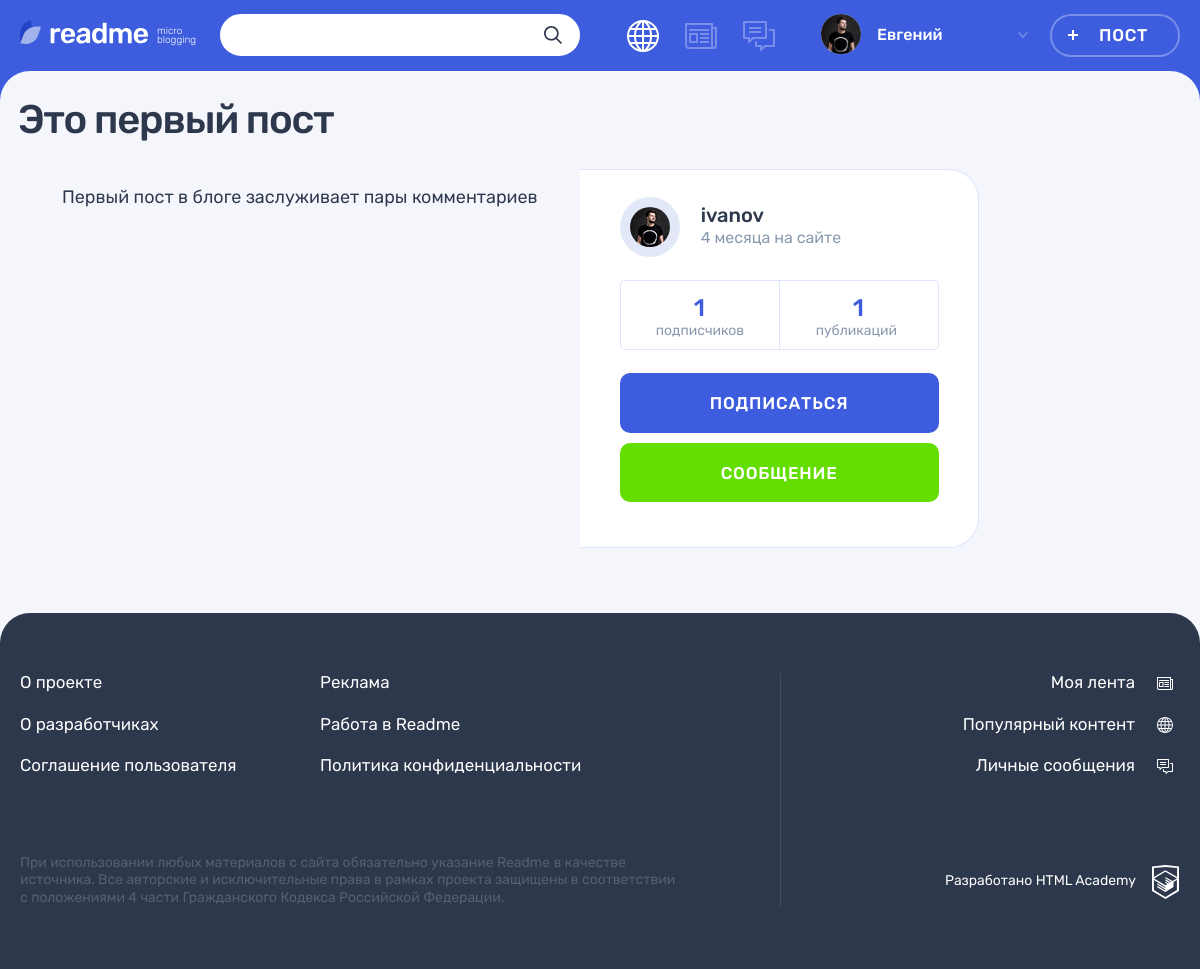
The page /post.php?id=1 on the database its author committed.
### tables this page shows
CREATE TABLE `posts` (
    `id` INT NOT NULL AUTO_INCREMENT PRIMARY KEY,
    `created_at` DATETIME NOT NULL,                             
    `header` TEXT,                                              
    `content_text` TEXT,                                        
    `author_quote` TEXT,                                        
    `content_photo` TEXT,                                       
    `content_video` TEXT,                                       
    `content_link` TEXT,                                        
    `count_views` INT NOT NULL DEFAULT 0,                       
    `user_id` INT NOT NULL,
    `type_content_id` INT NOT NULL,
    FOREIGN KEY `user_index` (`user_id`) REFERENCES `users` (`id`),
    FOREIGN KEY `type_content_index` (`type_content_id`) REFERENCES `type_content` (`id`),
    FULLTEXT `fulltext_index` (`header`, `content_text`, `author_quote`)    
);

CREATE TABLE `users` (
    `id` INT NOT NULL AUTO_INCREMENT PRIMARY KEY,
    `created_at` DATETIME NOT NULL,                        
    `email` VARCHAR(128) NOT NULL UNIQUE,
    `login` VARCHAR(64) NOT NULL UNIQUE,
    `password` CHAR(64) NOT NULL,                          
    `avatar` TEXT                                          
);

### helpers.php (called while the page is built, shortened)
<?php
function get_noun_plural_form(int $number, string $one, string $two, string $many): string
{
    $number = (int)$number;
    $mod10 = $number % 10;
    $mod100 = $number % 100;
    switch (true) {
        case ($mod10 >= 2 && $mod10 <= 4):
            return $two;
    }
}
function include_template($name, array $data = [])
{
    $name = 'templates/' . $name;
    extract($data);
    require $name;
    $result = ob_get_clean();
    return $result;
}

### functions.php (called while the page is built, shortened)
<?php
function get_selected_post(mysqli $link, int $id): array {
    $sql = "SELECT
                `p`.`header`,
                `tc`.`class_name`,
            CASE
                WHEN `tc`.`class_name` in ('quote', 'text')
                    THEN `p`.`content_text`
                WHEN `tc`.`class_name` = 'photo'
                    THEN `p`.`content_photo`
                WHEN `tc`.`class_name` = 'link'
                    THEN `p`.`content_link`
                ELSE `p`.`content_video`
            END AS `content`,
                `p`.`author_quote` as `author`,
                `u`.`login` as `name_user`,
                `u`.`avatar`
            FROM
                `posts` `p`
                JOIN `users` `u` on `u`.`id` = `p`.`user_id`
                JOIN `type_content` `tc` on `tc`.`id` = `p`.`type_content_id`
            WHERE
                `p`.`id` = '$id'
            ORDER BY `count_views` DESC;";
    $result = mysqli_query($link, $sql);
    return mysqli_fetch_assoc($result);
}
function get_count_post_user(mysqli $link, string $name_user): int {
    $safe_name_user = mysqli_real_escape_string($link, $name_user);
    $sql = "SELECT
                COUNT(*) as `count`
            FROM
                `posts` `p`
                JOIN `users` `u` on `u`.`id` = `p`.`user_id`
            WHERE
                `u`.`login` = '$safe_name_user';";
    $result = mysqli_query($link, $sql);
    return mysqli_fetch_assoc($result)['count'];
}
function get_count_subscriptions_user(mysqli $link, string $name_user): int {
    $safe_name_user = mysqli_real_escape_string($link, $name_user);
    $sql = "SELECT
                COUNT(*) as `count`
            FROM
                `subscriptions` `s`
                JOIN `users` `u` on `u`.`id` = `s`.`destination_post_id`
            WHERE
                `u`.`login` = '$safe_name_user';";
    $result = mysqli_query($link, $sql);
    return mysqli_fetch_assoc($result)['count'];
}
function get_created_at_user(mysqli $link, string $name_user): string {
    $safe_name_user = mysqli_real_escape_string($link, $name_user);
    $sql = "SELECT
                `u`.`created_at`
            FROM
                `users` `u`
            WHERE
                `u`.`login` = '$safe_name_user';";
    $result = mysqli_query($link, $sql);
    return mysqli_fetch_assoc($result)['created_at'];
}
function get_diff_date(DateTime $date, string $format = "%d %s назад") : string
{
    $current_date = date_create();
    $diff = date_diff($current_date, $date);
    $minutes_count = $diff->i;
    $hours_count = $diff->h;
    $days_count = $diff->d;
    $all_days_count = (int)date_interval_format($diff, "%a");
    $months_count = $diff->m;
    $years_count = $diff->y;
    $weeks_count = floor($all_days_count / 7);
    if (!($years_count || $months_count || $weeks_count || $days_count || $hours_count)) {
        $result = $minutes_count;
        $form = get_noun_plural_form($result, 'минута', 'минуты', 'минут');
    } elseif (!($years_count || $months_count || $weeks_count || $days_count)) {
        $result = $minutes_count/60 >= 0.5 ? $hours_count + 1 : $hours_count;
        $form = get_noun_plural_form($result, 'час', 'часа', 'часов');
    } elseif (!($years_count || $months_count || $weeks_count)) {
        $result = ($hours_count + $minutes_count/60)/24 >= 0.5 ? $all_days_count + 1 : $all_days_count;
        $form = get_noun_plural_form($result, 'день', 'дня', 'дней');
    } elseif (!($years_count || $months_count)) {
        $all_days_count = $all_days_count + ($hours_count + $minutes_count/60)/24;
        $result = round($all_days_count / 7);
        $form = get_noun_plural_form($result, 'неделя', 'недели', 'недель');
    } else {
        $days_in_month_current = cal_days_in_month(CAL_GREGORIAN, (int)$current_date->format('n'), (int)$current_date->format('Y'));
        $months_count = $years_count*12 + $months_count + (
            $days_count/$days_in_month_current >= 0.5 ? 1 : 0
        );
        $result = ($days_count || $hours_count || $minutes_count) ? $months_count + 1 : $months_count;
        $form = get_noun_plural_form($result, 'месяц', 'месяца', 'месяцев');
    }
    return sprintf($format, $result, $form);
}

### templates/main_details.php (the view, shortened to what this page needs)
<div class="container">
    <h1 class="page__title page__title--publication"><?=htmlspecialchars($post['header']);?></h1>
    <section class="post-details">
      <div class="post-details__wrapper post-<?=$post['class_name'];?>">
        <?php if ($post['class_name'] === 'quote'):?>
        <div class="post-details__image-wrapper post-quote">
        <div class="post__main">
            <blockquote>
            <p>
                <?=htmlspecialchars($post['content']);?>
            </p>
            <cite><?=htmlspecialchars($post['author']);?></cite>
            </blockquote>
        </div>
        </div>
        <?php elseif($post['class_name'] === 'text'):?>
        <div class="post-details__image-wrapper post-text">
        <div class="post__main">
            <p>
                <?=htmlspecialchars($post['content']);?>
            </p>
        </div>
        </div>
        <?php endif;?>
        <div class="post-details__user user">
          <div class="post-details__user-info user__info">
            <div class="post-details__avatar user__avatar">
              <a class="post-details__avatar-link user__avatar-link" href="#">
                <img class="post-details__picture user__picture" src="img/<?=htmlspecialchars($post['avatar']);?>" alt="Аватар пользователя">
              </a>
            </div>
            <div class="post-details__name-wrapper user__name-wrapper">
              <a class="post-details__name user__name" href="#">
                <span><?=htmlspecialchars($post['name_user']);?></span>
              </a>
              <time class="post-details__time user__time" datetime="2014-03-20"><?=get_diff_date(date_create($created_at_user), "%d %s на сайте");?></time>
            </div>
          </div>
          <div class="post-details__rating user__rating">
            <p class="post-details__rating-item user__rating-item user__rating-item--subscribers">
              <span class="post-details__rating-amount user__rating-amount"><?=$count_subscriptions_user;?></span>
              <span class="post-details__rating-text user__rating-text">подписчиков</span>
            </p>
            <p class="post-details__rating-item user__rating-item user__rating-item--publications">
              <span class="post-details__rating-amount user__rating-amount"><?=$count_post_user;?></span>
              <span class="post-details__rating-text user__rating-text">публикаций</span>
            </p>
          </div>
          <div class="post-details__user-buttons user__buttons">
            <button class="user__button user__button--subscription button button--main" type="button">Подписаться</button>
            <a class="user__button user__button--writing button button--green" href="#">Сообщение</a>
          </div>
        </div>
      </div>
    </section>
</div>

### rows shown on the page
posts: header "Это первый пост", user.avatar (picture), user.login "ivanov"

### other values the page prints
$user_name "Евгений"
$post['content'] "Первый поcт в блоге заслуживает пары комментариев"
get_diff_date(date_create($created_at_user), "%d %s на сайте") "4 месяца на сайте"
$count_subscriptions_user "1"
$count_post_user "1"
